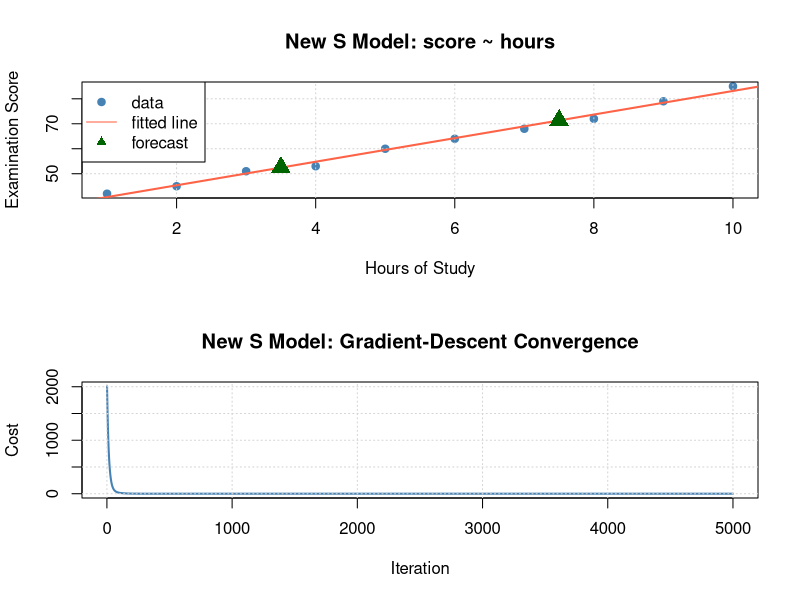

Write R code to recreate this figure.
#
# Linear Model in the Style of "The New S Language"
# --------------------------------------------------
# New S (Chambers & Hastie, 1992) introduced the idioms that R still uses:
#   * formulas        (response ~ predictors)
#   * classes & S3 methods (UseMethod dispatch)
#   * model.frame / model.matrix
#   * generic fit / predict / print / plot
#
# R is an implementation of the S language, so this code runs in R.
# It demonstrates *how* an AI/model would be written on top of New S.
#

# --------------------------------------------------
# 1. Data (same study-hours data as main.r)
# --------------------------------------------------

study <- data.frame(
  hours = c(1, 2, 3, 4, 5, 6, 7, 8, 9, 10),
  score = c(42, 45, 51, 53, 60, 64, 68, 72, 79, 85)
)

# --------------------------------------------------
# 2. New S OOP: constructor, class, S3 generics
# --------------------------------------------------

# Constructor: captures the formula and data in a New S way.
news_lm <- function(formula, data,
                    learning_rate = 0.05, iterations = 5000) {

  # New S idiom: turn the formula + data frame into a model frame.
  mf <- model.frame(formula, data)

  y <- mf[, 1]                                  # response
  X <- as.matrix(cbind(1, mf[, -1, drop = FALSE]))  # design matrix w/ intercept

  # Gradient descent for the linear model, shared by the constructor and fit().
  gd_lm <- function(X, y, learning_rate = 0.05, iterations = 5000) {

    n <- nrow(X)
    beta <- numeric(ncol(X))
    history <- numeric(iterations)

    for (i in 1:iterations) {
      resid <- X %*% beta - y
      history[i] <- sum(resid^2) / (2 * n)
      beta <- beta - learning_rate * as.vector(t(X) %*% resid / n)
    }

    list(coefficients = beta, history = history)
  }

  # Gradient descent (same math as main.r, packaged as a New S object).
  fit <- gd_lm(X, y, learning_rate, iterations)

  obj <- list(
    coefficients = fit$coefficients,
    history      = fit$history,
    terms        = terms(formula),
    model        = mf,                 # New S: model objects keep their data
    call         = match.call(),
    xnames       = colnames(X)
  )
  class(obj) <- c("news_lm", "news_model")   # New S: class attribute -> dispatch
  obj
}

# --------------------------------------------------
# 3. S3 generics and methods (UseMethod dispatch)
# --------------------------------------------------

fit <- function(object, ...) UseMethod("fit")
predict.news_model <- function(object, newdata, ...) {
  if (missing(newdata)) {
    # Fitted values on the training data (reuse the stored model frame).
    X <- model.matrix(object$terms, object$model)
    drop(X %*% object$coefficients)
  } else {
    # Design matrix for new data, built the New S way. Drop the response
    # term so newdata need not contain the response column.
    mt <- delete.response(object$terms)
    mf <- model.frame(mt, newdata)
    X  <- model.matrix(mt, mf)
    drop(X %*% object$coefficients)
  }
}
print.news_lm <- function(x, ...) {
  cat("New S linear model: score ~ hours\n")
  cat("Coefficients:\n")
  print(setNames(x$coefficients, x$xnames))
  cat("Final cost:", tail(x$history, 1), "\n")
  invisible(x)
}
plot.news_lm <- function(x, ...) {
  plot(x$history, type = "l", lwd = 2, col = "steelblue",
       main = "New S Model: Gradient-Descent Convergence",
       xlab = "Iteration", ylab = "Cost")
  grid()
}

# Refit from scratch using the data stored in the object.
fit.news_lm <- function(object, ...) {
  mf <- object$model
  y <- mf[, 1]
  X <- model.matrix(object$terms, mf)
  fit <- gd_lm(X, y)
  object$coefficients <- fit$coefficients
  object$history <- fit$history
  object
}

# --------------------------------------------------
# 4. Train: formula interface, New S style
# --------------------------------------------------

model <- news_lm(score ~ hours, data = study)

print(model)

# --------------------------------------------------
# 5. Predict
# --------------------------------------------------

fitted <- predict(model)                      # training predictions
new_hours <- data.frame(hours = c(3.5, 7.5))
forecast  <- predict(model, newdata = new_hours)

cat("\nFitted values on training data:\n")
print(round(fitted, 2))
cat("\nForecasts:\n")
print(data.frame(hours = new_hours$hours, predicted_score = round(forecast, 2)))

cat("\nResidual MSE:", mean((study$score - fitted)^2), "\n")

# --------------------------------------------------
# 6. Visuals (headless-safe)
# --------------------------------------------------

png("news_fit.png", width = 700, height = 600)
par(mfrow = c(2, 1))
plot(study$hours, study$score, pch = 19, col = "steelblue",
     main = "New S Model: score ~ hours",
     xlab = "Hours of Study", ylab = "Examination Score")
grid()
abline(a = model$coefficients[1], b = model$coefficients[2], lwd = 2, col = "tomato")
points(new_hours$hours, forecast, pch = 17, col = "darkgreen", cex = 2)
legend("topleft", legend = c("data", "fitted line", "forecast"),
       pch = c(19, NA, 17), lty = c(NA, 1, NA), col = c("steelblue", "tomato", "darkgreen"))

plot(model)  # dispatches to plot.news_lm
par(mfrow = c(1, 1))
dev.off()

cat("\nWrote news_fit.png\n")
cat("\n---\n")
cat("New S notes:\n")
cat("- Formulas (score ~ hours), model.frame, model.matrix: core New S.\n")
cat("- class() + UseMethod: S3 method dispatch from New S; R inherited it.\n")
cat("- True New S (1992, S-PLUS) used static scoping; R uses lexical scoping.\n")
cat("- R later added S4 classes, reference classes, and packages on top of New S.\n")
